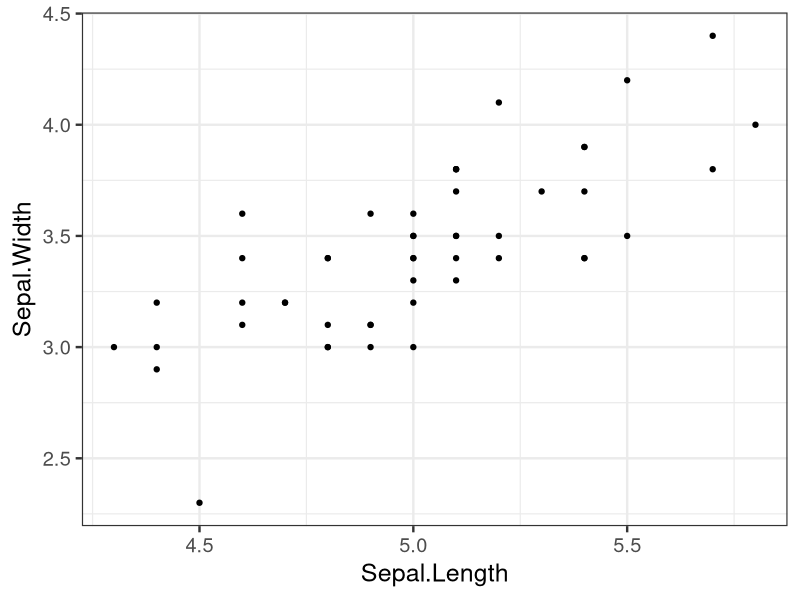
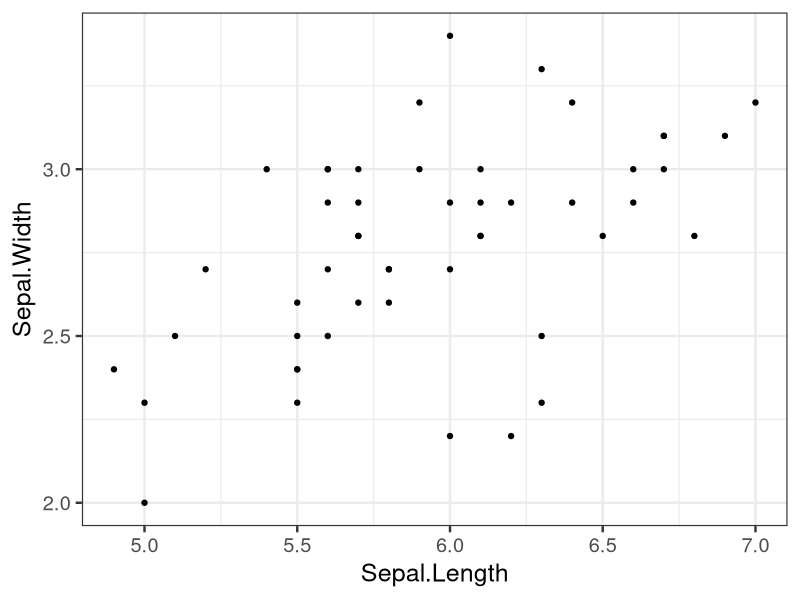
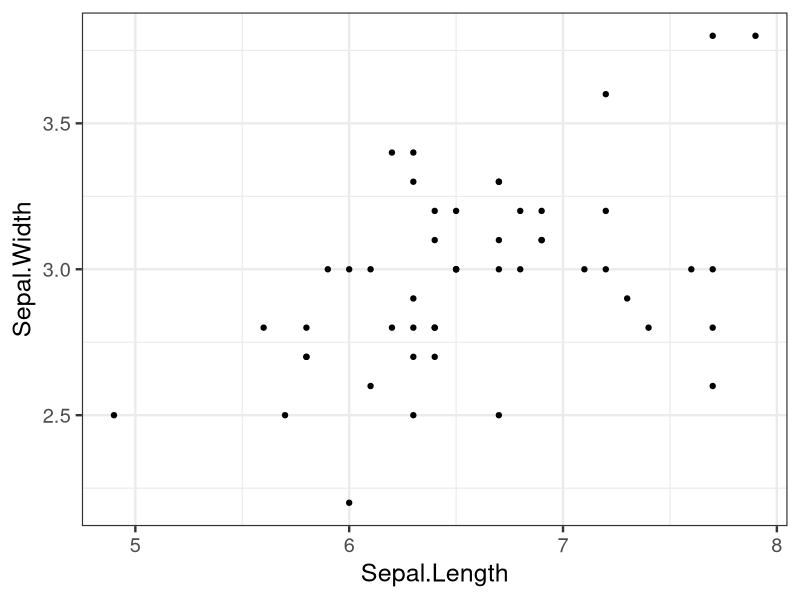

Generate these figures, in order, with R:
## ---- chunk 1
library(tidyverse)

data <- iris %>% as_tibble()

plots <- data %>%
  group_nest(Species) %>% 
  deframe() %>% 
  map(., ~ {
    ggplot(.x, aes(x = Sepal.Length, y = Sepal.Width)) + 
      geom_point() +
      theme_bw(
        base_size = 18 # to increase the size of the plot elements
      )
  }) 

## ---- chunk 2
#| results: asis
#| fig-width: 14
#| fig-height: 6

iwalk(plots, ~ {
  cat('## ', .y, '\n\n')
  print(.x)
  cat('\n\n')
})

